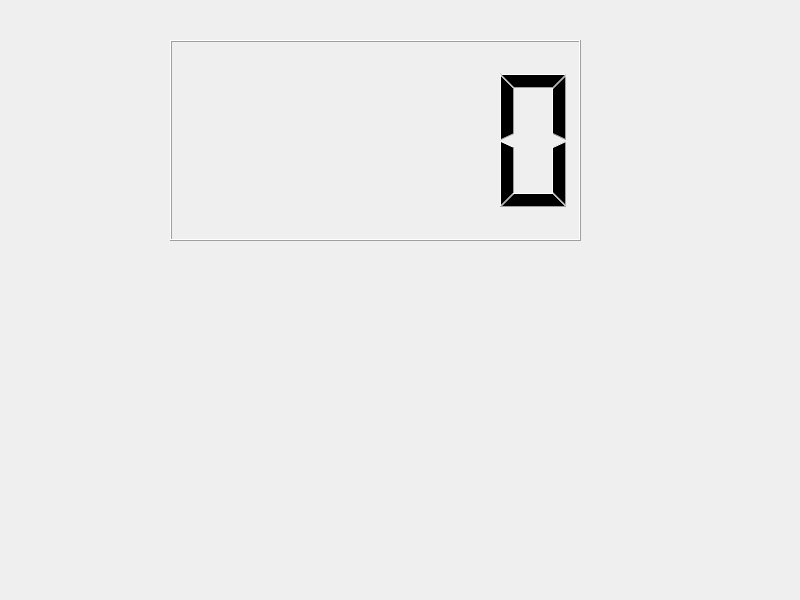
<?xml version="1.0" encoding="UTF-8"?>
<ui version="4.0">
 <class>Widget</class>
 <widget class="QWidget" name="Widget">
  <property name="geometry">
   <rect>
    <x>0</x>
    <y>0</y>
    <width>800</width>
    <height>600</height>
   </rect>
  </property>
  <property name="windowTitle">
   <string>Widget</string>
  </property>
  <widget class="QLCDNumber" name="lcdNumber">
   <property name="geometry">
    <rect>
     <x>170</x>
     <y>40</y>
     <width>411</width>
     <height>201</height>
    </rect>
   </property>
  </widget>
 </widget>
 <resources/>
 <connections/>
</ui>
